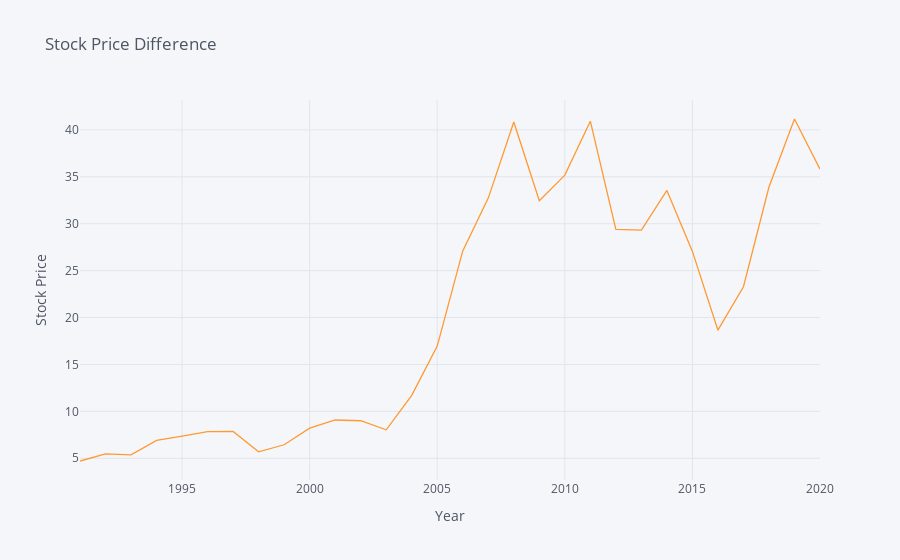

Notebook code for this chart:
### Code cell
df['stock_price'].iplot(kind='line',xTitle='Year',yTitle='Stock Price',title='Stock Price Difference')

### Figure 1 — Plotly figure (JSON) as saved in the notebook; plotly's stock layout.template omitted (floating-point values rounded to 4 significant figures)
{"data": [{"line": {"color": "rgba(255, 153, 51, 1.0)", "dash": "solid", "shape": "linear", "width": 1.3}, "mode": "lines", "name": "stock_price", "text": "", "type": "scatter", "x": ["1991", "1992", "1993", "1994", "1995", "1996", "1997", "1998", "1999", "2000", "2001", "2002", "2003", "2004", "2005", "2006", "2007", "2008", "2009", "2010", "2011", "2012", "2013", "2014", "2015", "2016", "2017", "2018", "2019", "2020"], "y": [4.71, 5.46, 5.37, 6.91, 7.35, 7.85, 7.86, 5.69, 6.44, 8.21, 9.08, 9, 8.03, 11.71, 16.96, 27.1, 32.73, 40.84, 32.44, 35.18, 40.93, 29.39, 29.31, 33.55, 27.05, 18.65, 23.28, 33.91, 41.16, 35.82]}], "layout": {"legend": {"bgcolor": "#F5F6F9", "font": {"color": "#4D5663"}}, "paper_bgcolor": "#F5F6F9", "plot_bgcolor": "#F5F6F9", "title": {"font": {"color": "#4D5663"}, "text": "Stock Price Difference"}, "xaxis": {"gridcolor": "#E1E5ED", "showgrid": true, "tickfont": {"color": "#4D5663"}, "title": {"font": {"color": "#4D5663"}, "text": "Year"}, "zerolinecolor": "#E1E5ED"}, "yaxis": {"gridcolor": "#E1E5ED", "showgrid": true, "tickfont": {"color": "#4D5663"}, "title": {"font": {"color": "#4D5663"}, "text": "Stock Price"}, "zerolinecolor": "#E1E5ED"}}}
